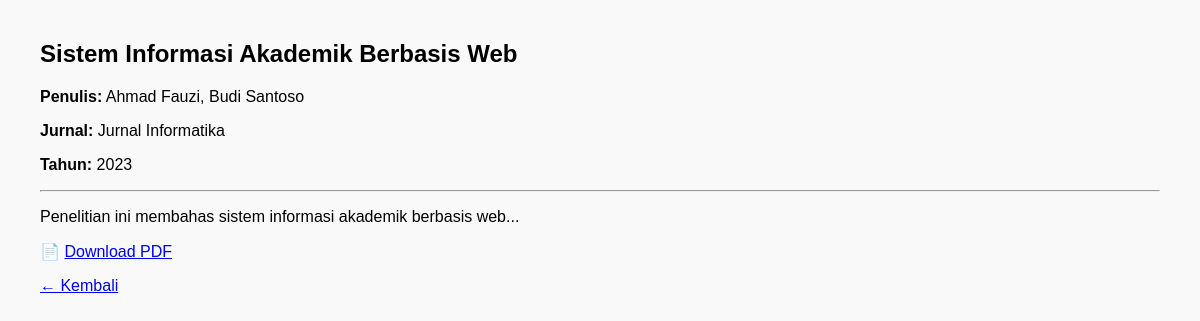
Screenshot of /detail.php?id=1 with the database file from the repository.
### tables this page shows
CREATE TABLE `papers` (
  `id` int NOT NULL,
  `title` varchar(255) NOT NULL,
  `authors` varchar(255) NOT NULL,
  `abstract` text,
  `journal` varchar(150) DEFAULT NULL,
  `year` int DEFAULT NULL,
  `pdf_link` varchar(255) DEFAULT NULL,
  `created_at` timestamp NULL DEFAULT CURRENT_TIMESTAMP
);

### detail.php (the view, shortened to what this page needs)
<?php
include "config.php";
$id = $_GET['id'];
$query = mysqli_query($conn, "SELECT * FROM papers WHERE id='$id'");
$data = mysqli_fetch_assoc($query);
?>
<!DOCTYPE html>
<html>
<head>
    <link rel="stylesheet" href="style.css">
</head>
<body>
<h2><?= htmlspecialchars($data['title']) ?></h2>
<p><b>Penulis:</b> <?= htmlspecialchars($data['authors']) ?></p>
<p><b>Jurnal:</b> <?= htmlspecialchars($data['journal']) ?></p>
<p><b>Tahun:</b> <?= $data['year'] ?></p>
<hr>
<p><?= nl2br(htmlspecialchars($data['abstract'])) ?></p>
<?php if ($data['pdf_link']): ?>
    <p>
        📄 <a href="<?= $data['pdf_link'] ?>" target="_blank">
        Download PDF
        </a>
    </p>
<?php endif; ?>
<a href="index.php">← Kembali</a>
</body>
</html>

### style.css (style rules this page uses)
body { font-family: Arial, sans-serif; margin: 40px; background: #f9f9f9; }

### rows the page displays
papers: title "Sistem Informasi Akademik Berbasis Web", authors "Ahmad Fauzi, Budi Santoso", journal "Jurnal Informatika", year "2023", abstract "Penelitian ini membahas sistem informasi akademik berbasis web..."
